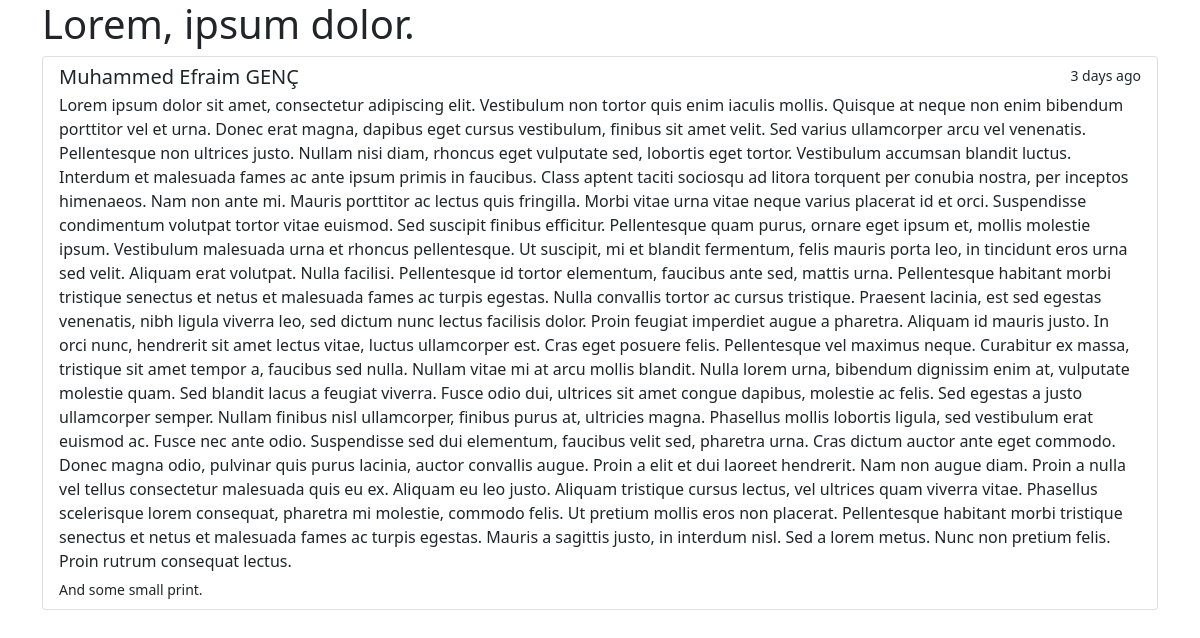
The app's page /product/ with its own data.
### sitesf/apps/catalog/models.py (models this page shows, shortened)
class Product(models.Model):
    name = models.CharField(max_length=150)
    description = models.TextField("Description")
    channels = models.ManyToManyField(Channel)
    sites = models.ManyToManyField(Site)
    objects = models.Manager()
    on_site = CurrentSiteManager()
    class Meta:
        verbose_name = "Product"
        verbose_name_plural = "Products"

### sitesf/apps/catalog/views.py (the view)
# urls.py: path('product/', catalog_views.product_detail, name='product_detail')
def product_detail(request):
    products = Product.objects.filter(channels__site=request.site)
    return render(request, 'product_detail.html', {'products': products})

### template/product_detail.html (shortened to what this page needs)
{% extends 'layout.html' %}
{% block body %}
<div class="container">
  <div class="row">
    <div class="col-12">
      <h1>Lorem, ipsum dolor.</h1>
      <div class="list-group">
        {% for product in products %}
        <a href="#" class="list-group-item list-group-item-action" aria-current="true">
          <div class="d-flex w-100 justify-content-between">
            <h5 class="mb-1">{{ product.name }}</h5>
            <small>3 days ago</small>
          </div>
          <p class="mb-1">{{ product.description }}</p>
          <small>And some small print.</small>
        </a>
        {% endfor %}
      </div>
    </div>
  </div>
</div>
{% endblock body %}

### template/layout.html (shortened to what this page needs)
<!doctype html>
<html lang="tr">
  <head>
    <link href="https://cdn.jsdelivr.net/npm/bootstrap@5.0.0-beta3/dist/css/bootstrap.min.css" rel="stylesheet">
  </head>
  <body>
    {% block body %}{% endblock body %}
  </body>
</html>

### records on screen
Product: name "Muhammed Efraim GENÇ", description "Lorem ipsum dolor sit amet, consectetur adipiscing elit. Vestibulum non tortor quis enim iaculis mollis. Quisque at neque non enim bibendum porttitor vel et urna. Donec erat magna, dapibus eget cursus vestibulum, finibus sit amet velit. Sed varius ullamcorper arcu vel venenatis. Pellentesque non ultrices justo. Nullam nisi diam, rhoncus eget vulputate sed, lobortis eget tortor. Vestibulum accumsan blandit luctus. Interdum et malesuada fames ac ante ipsum primis in faucibus. Class aptent taciti sociosqu ad litora torquent per conubia nostra, per inceptos himenaeos. Nam non ante mi. Mauris porttitor ac lectus quis fringilla. Morbi vitae urna vitae neque varius placerat id et orci. Suspendisse…"
